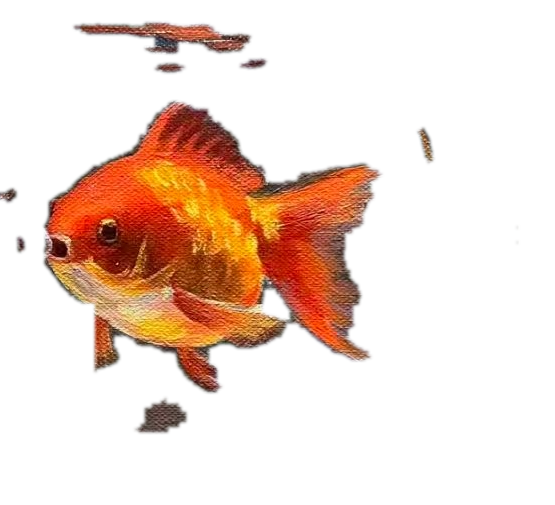
#> input picture _preview/fish_cut_raw.png, 555 x 505 px, found by its file name
$ python fish_clean.py
#> lines starting #> are read from the running program, lines starting #| are printed output that depends on the picture; after the words box and inside, x2 and y2 are one past the last pixel; in counts of white or black regions, pixels touching at a corner belong together
# -*- coding: utf-8 -*-
"""只保留最大连通域（主鱼），裁紧边界，输出多档尺寸看 PNG 体积。"""
from PIL import Image, ImageDraw
import os
from collections import deque

OUT = r"E:\音乐\档3实现\_preview"
im = Image.open(os.path.join(OUT, "fish_cut_raw.png"))
#> im is the input picture: PIL image 555x505 RGBA; mean R, G, B, A 103.6, 93.5, 83.4, 56.6
W, H = im.size
#> W = 555; H = 505
alpha = im.split()[3]
a = alpha.load()

# ── 8-邻接连通域，保留最大者 ──
seen = [[False] * W for _ in range(H)]
best = []
for y0 in range(H):
    for x0 in range(W):
        if a[x0, y0] > 40 and not seen[y0][x0]:
            q = deque([(x0, y0)])
            seen[y0][x0] = True
            comp = []
            while q:
                x, y = q.popleft()
                comp.append((x, y))
                for dx in (-1, 0, 1):
                    for dy in (-1, 0, 1):
                        nx, ny = x + dx, y + dy
                        if 0 <= nx < W and 0 <= ny < H and not seen[ny][nx] and a[nx, ny] > 40:
                            seen[ny][nx] = True
                            q.append((nx, ny))
            if len(comp) > len(best):
                best = comp
print("largest component px:", len(best))
#| largest component px: 59606

mask = Image.new("L", (W, H), 0)
#> mask: PIL image 555x505 L; every value is 0
mp = mask.load()
for x, y in best:
    mp[x, y] = a[x, y]
im.putalpha(mask)
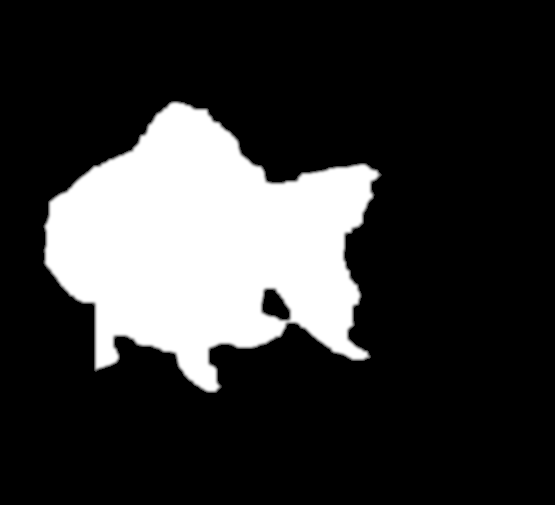
#> mask: PIL image 555x505 L; min 0, max 255, mean 52.4

bbox = mask.getbbox()
#> bbox = (43, 101, 382, 393)
print("bbox:", bbox)
#| bbox: (43, 101, 382, 393)
tight = im.crop(bbox)
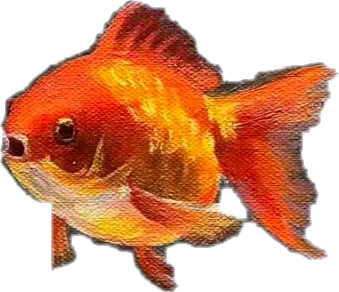
#> tight: PIL image 339x292 RGBA; mean R, G, B, A 136, 81, 52.3, 148.4; transparent parts drawn white
tw, th = tight.size
#> tw = 339; th = 292
print("tight size:", tight.size)
#| tight size: (339, 292)

tight.save(os.path.join(OUT, "fish_cut_tight.png"))

# 多档缩放看体积（目标：显示宽 ~150px，存 2x ≈ 300px）
for w in (300, 260):
    k = w / tw
    r = tight.resize((w, max(1, int(th * k))), Image.LANCZOS)
    p = os.path.join(OUT, f"fish_{w}.png")
    r.save(p, optimize=True)
    print(f"w={w}", r.size, os.path.getsize(p), "bytes")
#> this loop made 2 passes
#> pass 1, `r = tight.resize((w, max(1, int(th * k))), Image.LANCZOS)`:
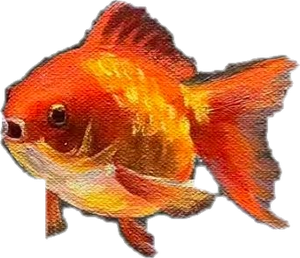
#> r: PIL image 300x258 RGBA; mean R, G, B, A 113.5, 55, 25.5, 148.5; transparent parts drawn white

# ── 预览：棋盘格 + 深蓝底 ──
def checker(w, h, n=14):
#> called with w = 339, h = 292, n = 14
    bg = Image.new("RGB", (w, h), (185, 185, 185))
#> bg: PIL image 339x292 RGB; every value is 185
    dd = ImageDraw.Draw(bg)
    for yy in range(0, h, n):
        for xx in range(0, w, n):
            if (xx // n + yy // n) % 2 == 0:
                dd.rectangle([xx, yy, xx + n - 1, yy + n - 1], fill=(140, 140, 140))
    return bg

prev = checker(tw, th)
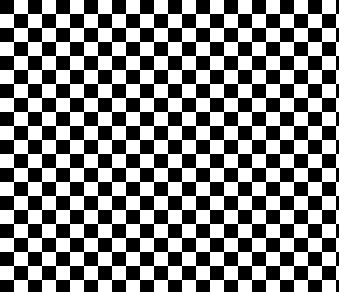
#> prev: PIL image 339x292 RGB; values 140 (black) and 185 (white), 50% white; 1 white region, box (x1, y1, x2, y2) and area: (0, 0, 339, 292) 49476
prev.paste(tight, (0, 0), tight)
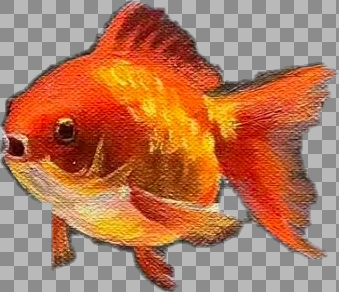
#> prev: PIL image 339x292 RGB; mean R, G, B 178.2, 120.3, 90.9
prev.save(os.path.join(OUT, "fish_clean_check.png"))

deep = Image.new("RGB", (tw, th), (7, 16, 34))
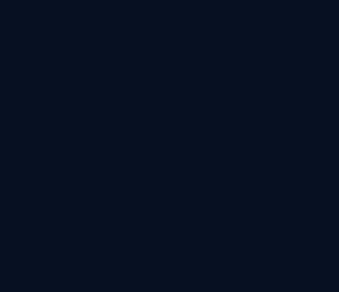
#> deep: PIL image 339x292 RGB; mean R, G, B 7, 16, 34
deep.paste(tight, (0, 0), tight)
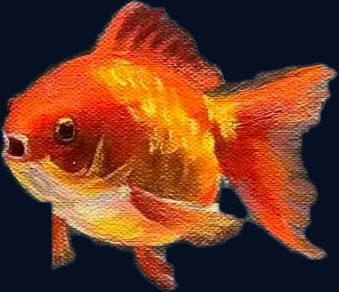
#> deep: PIL image 339x292 RGB; mean R, G, B 113.2, 59.1, 37.2
deep.save(os.path.join(OUT, "fish_clean_deep.png"))
print("done")
